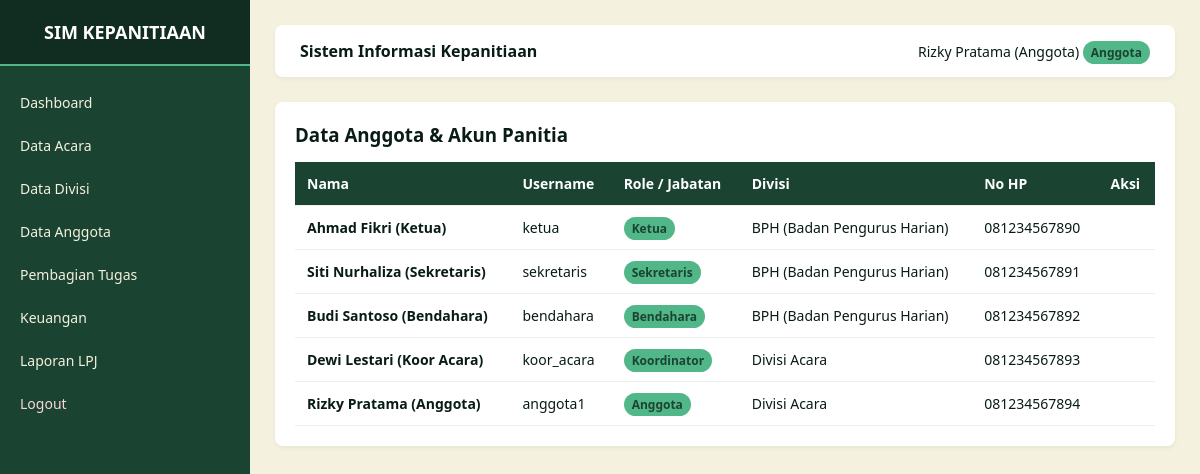
Page /modules/anggota/index.php (signed in) on the committed database.
### tables this page shows
CREATE TABLE IF NOT EXISTS `users` (
  `id` INT AUTO_INCREMENT PRIMARY KEY,
  `nama` VARCHAR(100) NOT NULL,
  `username` VARCHAR(50) NOT NULL UNIQUE,
  `password` VARCHAR(255) NOT NULL,
  `role` ENUM('Ketua', 'Sekretaris', 'Bendahara', 'Koordinator', 'Anggota') NOT NULL,
  `divisi_id` INT DEFAULT NULL,
  `email` VARCHAR(100),
  `no_hp` VARCHAR(20),
  `created_at` TIMESTAMP DEFAULT CURRENT_TIMESTAMP,
  FOREIGN KEY (`divisi_id`) REFERENCES `divisi`(`id`) ON DELETE SET NULL
);

CREATE TABLE IF NOT EXISTS `divisi` (
  `id` INT AUTO_INCREMENT PRIMARY KEY,
  `nama_divisi` VARCHAR(100) NOT NULL,
  `deskripsi` TEXT
);

### modules/anggota/index.php (the view, shortened to what this page needs)
<?php
require_once "../../includes/header.php";
?>
<div class="card-table">
  <div class="table-header">
    <h3>Data Anggota & Akun Panitia</h3>
  </div>
  <table>
    <thead>
      <tr>
        <th>Nama</th>
        <th>Username</th>
        <th>Role / Jabatan</th>
        <th>Divisi</th>
        <th>No HP</th>
        <th>Aksi</th>
      </tr>
    </thead>
    <tbody>
      <?php
      $query = mysqli_query($conn, "SELECT u.*, d.nama_divisi FROM users u LEFT JOIN divisi d ON u.divisi_id = d.id ORDER BY u.id ASC");
      while ($u = mysqli_fetch_assoc($query)):
      ?>
      <tr>
        <td><strong><?= htmlspecialchars($u['nama']); ?></strong></td>
        <td><?= htmlspecialchars($u['username']); ?></td>
        <td><span class="role-badge"><?= $u['role']; ?></span></td>
        <td><?= htmlspecialchars($u['nama_divisi'] ?? '-'); ?></td>
        <td><?= htmlspecialchars($u['no_hp']); ?></td>
        <td>
        </td>
      </tr>
      <?php endwhile; ?>
    </tbody>
  </table>
</div>
<?php require_once "../../includes/footer.php"; ?>

### assets/css/style.css (style rules this page uses)
:root { --hijau-tua: #1b4332; --hijau-sedang: #2d6a4f; --hijau-muda: #52b788; --cream: #f4f1de; --cream-muda: #fefae0; --putih: #ffffff; --teks-gelap: #081c15; --teks-abu: #4a5568; --merah: #e63946; --kuning: #f4a261; }
* { box-sizing: border-box; margin: 0; padding: 0; font-family: 'Segoe UI', Tahoma, Geneva, Verdana, sans-serif; }
body { background-color: var(--cream); color: var(--teks-gelap); display: flex; min-height: 100vh; }
.role-badge { background-color: var(--hijau-muda); color: var(--hijau-tua); padding: 3px 8px; border-radius: 12px; font-weight: bold; font-size: 12px; }
.card-table { background-color: var(--putih); padding: 20px; border-radius: 8px; box-shadow: 0 2px 5px rgba(0,0,0,0.05); }
.table-header { display: flex; justify-content: space-between; align-items: center; margin-bottom: 15px; }
table { width: 100%; border-collapse: collapse; }
th, td { padding: 12px; text-align: left; border-bottom: 1px solid #eee; font-size: 14px; }
th { background-color: var(--hijau-tua); color: var(--putih); }

### rows in the picture
users: nama "Ahmad Fikri (Ketua)", username "ketua", role "Ketua", divisi.nama_divisi "BPH (Badan Pengurus Harian)", no_hp "081234567890"
users: nama "Siti Nurhaliza (Sekretaris)", username "sekretaris", role "Sekretaris", divisi.nama_divisi "BPH (Badan Pengurus Harian)", no_hp "081234567891"
users: nama "Budi Santoso (Bendahara)", username "bendahara", role "Bendahara", divisi.nama_divisi "BPH (Badan Pengurus Harian)", no_hp "081234567892"
users: nama "Dewi Lestari (Koor Acara)", username "koor_acara", role "Koordinator", divisi.nama_divisi "Divisi Acara", no_hp "081234567893"
users: nama "Rizky Pratama (Anggota)", username "anggota1", role "Anggota", divisi.nama_divisi "Divisi Acara", no_hp "081234567894"

### other values in the picture
$user_nama "Rizky Pratama (Anggota)"
$user_role "Anggota"
